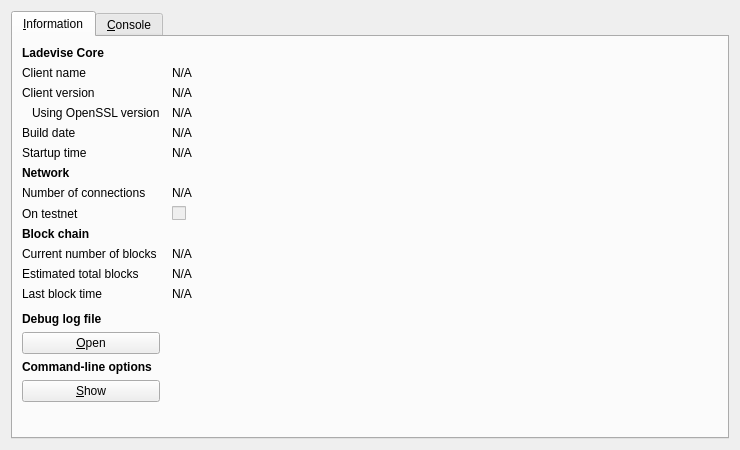
<?xml version="1.0" encoding="UTF-8"?>
<ui version="4.0">
 <class>RPCConsole</class>
 <widget class="QDialog" name="RPCConsole">
  <property name="geometry">
   <rect>
    <x>0</x>
    <y>0</y>
    <width>740</width>
    <height>450</height>
   </rect>
  </property>
  <property name="windowTitle">
   <string>Ladevise - Debug window</string>
  </property>
  <layout class="QVBoxLayout" name="verticalLayout_2">
   <item>
    <widget class="QTabWidget" name="tabWidget">
     <property name="currentIndex">
      <number>0</number>
     </property>
     <widget class="QWidget" name="tab_info">
      <attribute name="title">
       <string>&amp;Information</string>
      </attribute>
      <layout class="QGridLayout" name="gridLayout" columnstretch="0,1">
       <property name="horizontalSpacing">
        <number>12</number>
       </property>
       <item row="0" column="0">
        <widget class="QLabel" name="label_9">
         <property name="font">
          <font>
           <weight>75</weight>
           <bold>true</bold>
          </font>
         </property>
         <property name="text">
          <string>Ladevise Core</string>
         </property>
        </widget>
       </item>
       <item row="1" column="0">
        <widget class="QLabel" name="label_5">
         <property name="text">
          <string>Client name</string>
         </property>
        </widget>
       </item>
       <item row="1" column="1">
        <widget class="QLabel" name="clientName">
         <property name="cursor">
          <cursorShape>IBeamCursor</cursorShape>
         </property>
         <property name="text">
          <string>N/A</string>
         </property>
         <property name="textFormat">
          <enum>Qt::PlainText</enum>
         </property>
         <property name="textInteractionFlags">
          <set>Qt::LinksAccessibleByMouse|Qt::TextSelectableByKeyboard|Qt::TextSelectableByMouse</set>
         </property>
        </widget>
       </item>
       <item row="2" column="0">
        <widget class="QLabel" name="label_6">
         <property name="text">
          <string>Client version</string>
         </property>
        </widget>
       </item>
       <item row="2" column="1">
        <widget class="QLabel" name="clientVersion">
         <property name="cursor">
          <cursorShape>IBeamCursor</cursorShape>
         </property>
         <property name="text">
          <string>N/A</string>
         </property>
         <property name="textFormat">
          <enum>Qt::PlainText</enum>
         </property>
         <property name="textInteractionFlags">
          <set>Qt::LinksAccessibleByMouse|Qt::TextSelectableByKeyboard|Qt::TextSelectableByMouse</set>
         </property>
        </widget>
       </item>
       <item row="3" column="0">
        <widget class="QLabel" name="label_14">
         <property name="text">
          <string>Using OpenSSL version</string>
         </property>
         <property name="indent">
          <number>10</number>
         </property>
        </widget>
       </item>
       <item row="3" column="1">
        <widget class="QLabel" name="openSSLVersion">
         <property name="cursor">
          <cursorShape>IBeamCursor</cursorShape>
         </property>
         <property name="text">
          <string>N/A</string>
         </property>
         <property name="textFormat">
          <enum>Qt::PlainText</enum>
         </property>
         <property name="textInteractionFlags">
          <set>Qt::LinksAccessibleByMouse|Qt::TextSelectableByKeyboard|Qt::TextSelectableByMouse</set>
         </property>
        </widget>
       </item>
       <item row="4" column="0">
        <widget class="QLabel" name="label_12">
         <property name="text">
          <string>Build date</string>
         </property>
        </widget>
       </item>
       <item row="4" column="1">
        <widget class="QLabel" name="buildDate">
         <property name="cursor">
          <cursorShape>IBeamCursor</cursorShape>
         </property>
         <property name="text">
          <string>N/A</string>
         </property>
         <property name="textFormat">
          <enum>Qt::PlainText</enum>
         </property>
         <property name="textInteractionFlags">
          <set>Qt::LinksAccessibleByMouse|Qt::TextSelectableByKeyboard|Qt::TextSelectableByMouse</set>
         </property>
        </widget>
       </item>
       <item row="5" column="0">
        <widget class="QLabel" name="label_13">
         <property name="text">
          <string>Startup time</string>
         </property>
        </widget>
       </item>
       <item row="5" column="1">
        <widget class="QLabel" name="startupTime">
         <property name="cursor">
          <cursorShape>IBeamCursor</cursorShape>
         </property>
         <property name="text">
          <string>N/A</string>
         </property>
         <property name="textFormat">
          <enum>Qt::PlainText</enum>
         </property>
         <property name="textInteractionFlags">
          <set>Qt::LinksAccessibleByMouse|Qt::TextSelectableByKeyboard|Qt::TextSelectableByMouse</set>
         </property>
        </widget>
       </item>
       <item row="6" column="0">
        <widget class="QLabel" name="label_11">
         <property name="font">
          <font>
           <weight>75</weight>
           <bold>true</bold>
          </font>
         </property>
         <property name="text">
          <string>Network</string>
         </property>
        </widget>
       </item>
       <item row="7" column="0">
        <widget class="QLabel" name="label_7">
         <property name="text">
          <string>Number of connections</string>
         </property>
        </widget>
       </item>
       <item row="7" column="1">
        <widget class="QLabel" name="numberOfConnections">
         <property name="cursor">
          <cursorShape>IBeamCursor</cursorShape>
         </property>
         <property name="text">
          <string>N/A</string>
         </property>
         <property name="textFormat">
          <enum>Qt::PlainText</enum>
         </property>
         <property name="textInteractionFlags">
          <set>Qt::LinksAccessibleByMouse|Qt::TextSelectableByKeyboard|Qt::TextSelectableByMouse</set>
         </property>
        </widget>
       </item>
       <item row="8" column="0">
        <widget class="QLabel" name="label_8">
         <property name="text">
          <string>On testnet</string>
         </property>
        </widget>
       </item>
       <item row="8" column="1">
        <widget class="QCheckBox" name="isTestNet">
         <property name="enabled">
          <bool>false</bool>
         </property>
         <property name="text">
          <string/>
         </property>
        </widget>
       </item>
       <item row="9" column="0">
        <widget class="QLabel" name="label_10">
         <property name="font">
          <font>
           <weight>75</weight>
           <bold>true</bold>
          </font>
         </property>
         <property name="text">
          <string>Block chain</string>
         </property>
        </widget>
       </item>
       <item row="10" column="0">
        <widget class="QLabel" name="label_3">
         <property name="text">
          <string>Current number of blocks</string>
         </property>
        </widget>
       </item>
       <item row="10" column="1">
        <widget class="QLabel" name="numberOfBlocks">
         <property name="cursor">
          <cursorShape>IBeamCursor</cursorShape>
         </property>
         <property name="text">
          <string>N/A</string>
         </property>
         <property name="textFormat">
          <enum>Qt::PlainText</enum>
         </property>
         <property name="textInteractionFlags">
          <set>Qt::LinksAccessibleByMouse|Qt::TextSelectableByKeyboard|Qt::TextSelectableByMouse</set>
         </property>
        </widget>
       </item>
       <item row="11" column="0">
        <widget class="QLabel" name="label_4">
         <property name="text">
          <string>Estimated total blocks</string>
         </property>
        </widget>
       </item>
       <item row="11" column="1">
        <widget class="QLabel" name="totalBlocks">
         <property name="cursor">
          <cursorShape>IBeamCursor</cursorShape>
         </property>
         <property name="text">
          <string>N/A</string>
         </property>
         <property name="textFormat">
          <enum>Qt::PlainText</enum>
         </property>
         <property name="textInteractionFlags">
          <set>Qt::LinksAccessibleByMouse|Qt::TextSelectableByKeyboard|Qt::TextSelectableByMouse</set>
         </property>
        </widget>
       </item>
       <item row="12" column="0">
        <widget class="QLabel" name="label_2">
         <property name="text">
          <string>Last block time</string>
         </property>
        </widget>
       </item>
       <item row="12" column="1">
        <widget class="QLabel" name="lastBlockTime">
         <property name="cursor">
          <cursorShape>IBeamCursor</cursorShape>
         </property>
         <property name="text">
          <string>N/A</string>
         </property>
         <property name="textFormat">
          <enum>Qt::PlainText</enum>
         </property>
         <property name="textInteractionFlags">
          <set>Qt::LinksAccessibleByMouse|Qt::TextSelectableByKeyboard|Qt::TextSelectableByMouse</set>
         </property>
        </widget>
       </item>
       <item row="13" column="0">
        <spacer name="verticalSpacer_2">
         <property name="orientation">
          <enum>Qt::Vertical</enum>
         </property>
         <property name="sizeHint" stdset="0">
          <size>
           <width>20</width>
           <height>20</height>
          </size>
         </property>
        </spacer>
       </item>
       <item row="14" column="0">
        <widget class="QLabel" name="labelDebugLogfile">
         <property name="font">
          <font>
           <weight>75</weight>
           <bold>true</bold>
          </font>
         </property>
         <property name="text">
          <string>Debug log file</string>
         </property>
        </widget>
       </item>
       <item row="15" column="0">
        <widget class="QPushButton" name="openDebugLogfileButton">
         <property name="toolTip">
          <string>Open the Ladevise debug log file from the current data directory. This can take a few seconds for large log files.</string>
         </property>
         <property name="text">
          <string>&amp;Open</string>
         </property>
         <property name="autoDefault">
          <bool>false</bool>
         </property>
        </widget>
       </item>
       <item row="16" column="0">
        <widget class="QLabel" name="labelCLOptions">
         <property name="font">
          <font>
           <weight>75</weight>
           <bold>true</bold>
          </font>
         </property>
         <property name="text">
          <string>Command-line options</string>
         </property>
        </widget>
       </item>
       <item row="17" column="0">
        <widget class="QPushButton" name="showCLOptionsButton">
         <property name="toolTip">
          <string>Show the Ladevise-Qt help message to get a list with possible Ladevise command-line options.</string>
         </property>
         <property name="text">
          <string>&amp;Show</string>
         </property>
         <property name="autoDefault">
          <bool>false</bool>
         </property>
        </widget>
       </item>
       <item row="18" column="0">
        <spacer name="verticalSpacer">
         <property name="orientation">
          <enum>Qt::Vertical</enum>
         </property>
         <property name="sizeHint" stdset="0">
          <size>
           <width>20</width>
           <height>40</height>
          </size>
         </property>
        </spacer>
       </item>
      </layout>
     </widget>
     <widget class="QWidget" name="tab_console">
      <attribute name="title">
       <string>&amp;Console</string>
      </attribute>
      <layout class="QVBoxLayout" name="verticalLayout_3">
       <property name="spacing">
        <number>3</number>
       </property>
       <item>
        <widget class="QTextEdit" name="messagesWidget">
         <property name="minimumSize">
          <size>
           <width>0</width>
           <height>100</height>
          </size>
         </property>
         <property name="readOnly">
          <bool>true</bool>
         </property>
         <property name="tabKeyNavigation" stdset="0">
          <bool>false</bool>
         </property>
         <property name="columnCount" stdset="0">
          <number>2</number>
         </property>
        </widget>
       </item>
       <item>
        <layout class="QHBoxLayout" name="horizontalLayout">
         <property name="spacing">
          <number>3</number>
         </property>
         <item>
          <widget class="QLabel" name="label">
           <property name="text">
            <string notr="true">&gt;</string>
           </property>
          </widget>
         </item>
         <item>
          <widget class="QLineEdit" name="lineEdit"/>
         </item>
         <item>
          <widget class="QPushButton" name="clearButton">
           <property name="maximumSize">
            <size>
             <width>24</width>
             <height>24</height>
            </size>
           </property>
           <property name="toolTip">
            <string>Clear console</string>
           </property>
           <property name="text">
            <string/>
           </property>
           <property name="icon">
            <iconset resource="../bitcoin.qrc">
             <normaloff>:/icons/remove</normaloff>:/icons/remove</iconset>
           </property>
           <property name="shortcut">
            <string notr="true">Ctrl+L</string>
           </property>
           <property name="autoDefault">
            <bool>false</bool>
           </property>
          </widget>
         </item>
        </layout>
       </item>
      </layout>
     </widget>
    </widget>
   </item>
  </layout>
 </widget>
 <resources>
  <include location="../bitcoin.qrc"/>
 </resources>
 <connections/>
</ui>
